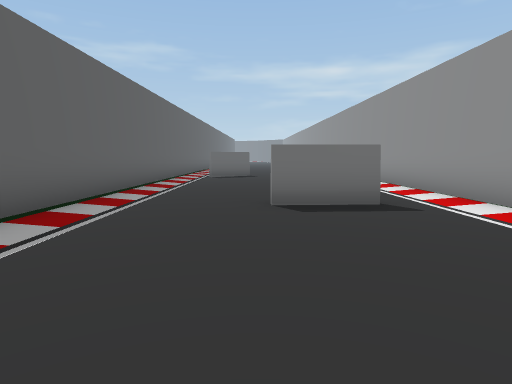
[1] (above)

14 first-person views from a walk through a scene from a Unity 3-D project. The camera is 1.5 m above the floor, tilts 6° down and sees 75° across. The floor is counted in squares, 2 m on a side. Each view is taken from the middle of a square. On the plan, view 1 faces up. The plan holds only what a view shows up to about 11 squares ahead; the rest is blank. The place goes on beyond the plan.

[2]
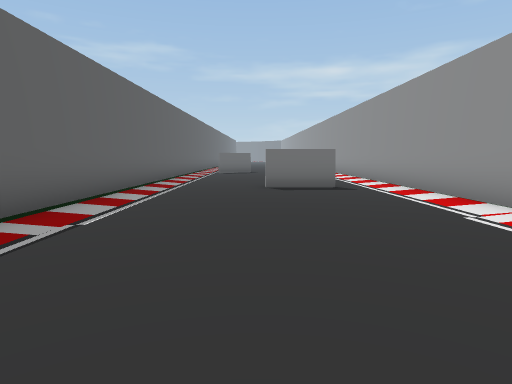

[3]
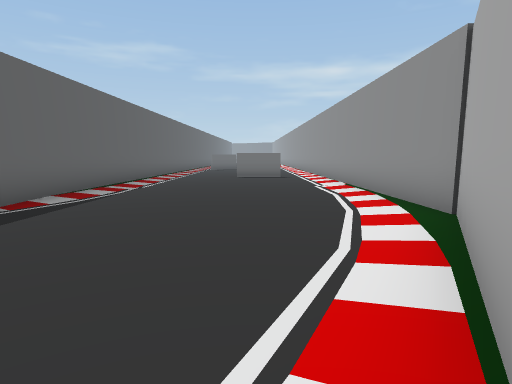

[4]
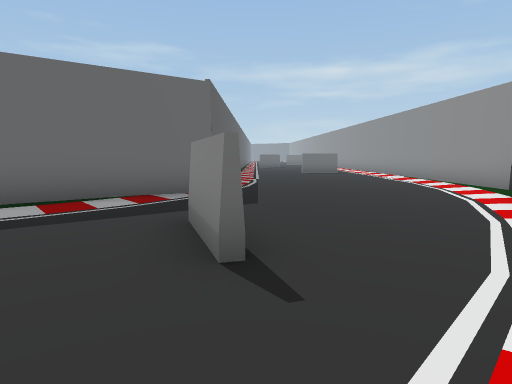

[5]
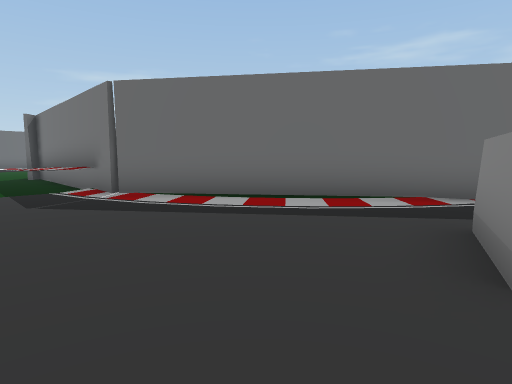

[6]
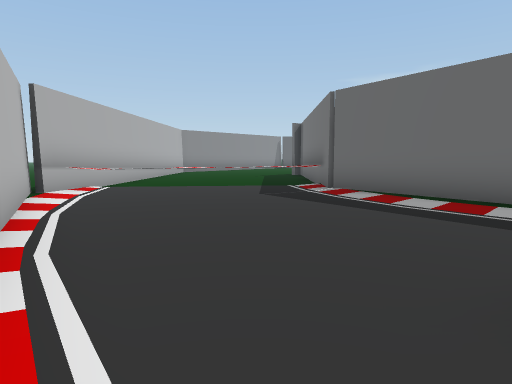

[7]
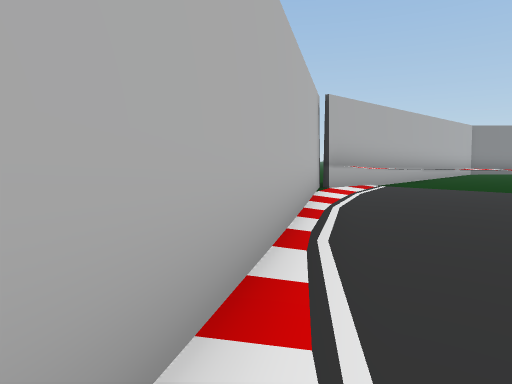

[8]
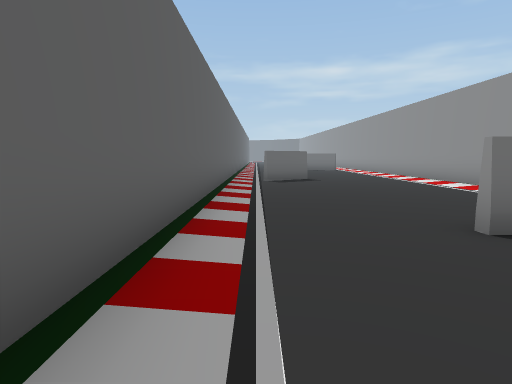

[9]
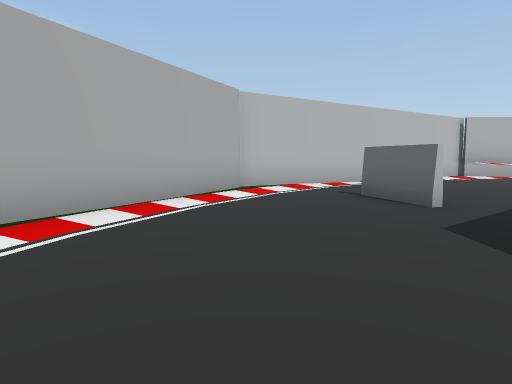

[10]
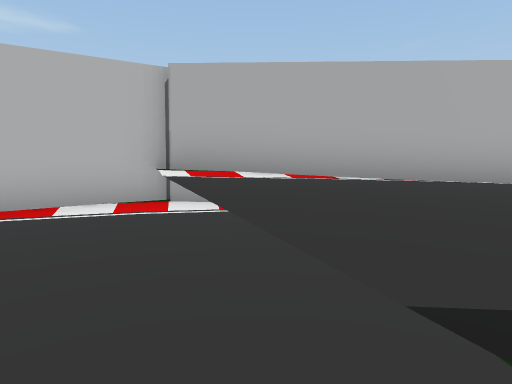

[11]
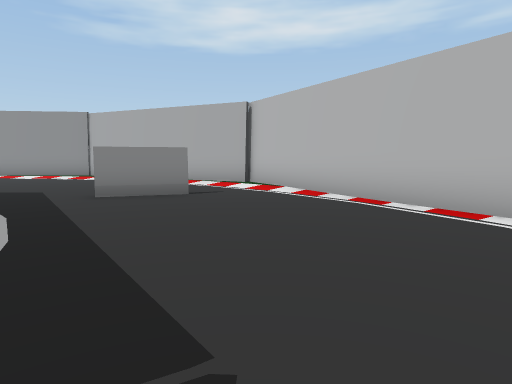

[12]
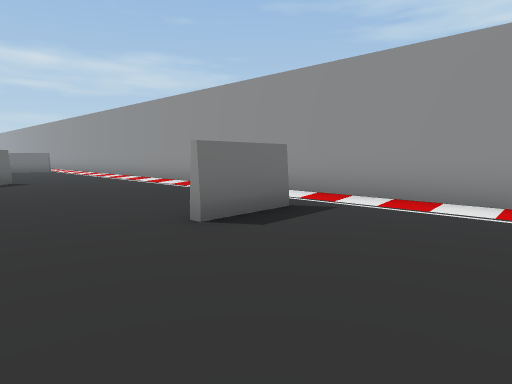

[13]
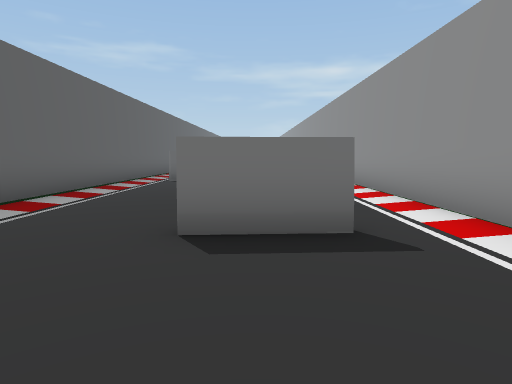

[14]
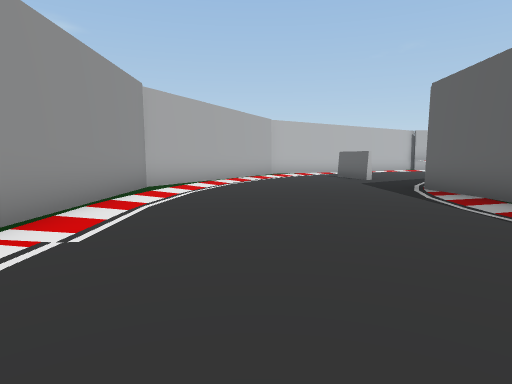

### Floor plan
Key: @ floor where view 1 was taken; # wall or solid block; . floor; ^ raised ledge; O other object.
Columns run from 12 left of view 1 to 4 right of it. Each row starts with its distance up from view 1.
 13          #.O....#
 12          #......#
 11          #......#
 10          #......#
  9          #......#
  8          #......#
  7          #......#
  6          #......#
  5          #...#..#
  4          #......#
  3          #......#
  2          #......#
  1          #......#
  0          #..@...#
 -1          #......#
 -2          #......#
 -3          #......#
 -4         ##......#
 -5        #.......##
 -6      ##........#
 -7     ##...O....##
 -8 #^^#.....OO...#
 -9 ^^^..........##
-10   ^.........##
-11  ^^^.......##
-12 ^^^^.....###
-13 ^^^^^..###
-14 ^^^^^###
-15     ##

Where each view was taken, in squares from view 1:
view 1: 0 up, 0 right, facing up
view 2: 3 down, 0 right, facing up
view 3: 8 down, 1 right, facing up
view 4: 11 down, 2 left, facing up
view 5: 11 down, 2 left, facing up-left
view 6: 10 down, 1 left, facing left
view 7: 10 down, 1 left, facing down-left
view 8: 2 up, 2 left, facing up
view 9: 2 down, 0 right, facing down
view 10: 9 down, 9 left, facing down
view 11: 10 down, 9 left, facing right
view 12: 2 up, 2 left, facing up-right
view 13: 2 up, 1 right, facing up
view 14: 4 up, 1 right, facing down
